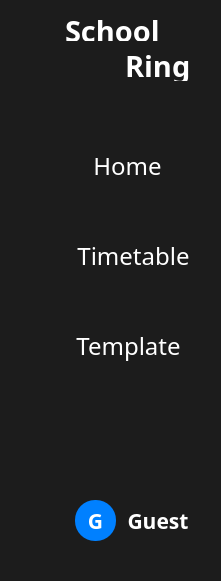
   <widget class="QFrame" name="menu">
    <property name="enabled">
     <bool>true</bool>
    </property>
    <property name="geometry">
     <rect>
      <x>-35</x>
      <y>0</y>
      <width>221</width>
      <height>581</height>
     </rect>
    </property>
    <property name="styleSheet">
     <string notr="true">border-radius: 18;
background-color: #1C1C1C
</string>
    </property>
    <property name="frameShape">
     <enum>QFrame::StyledPanel</enum>
    </property>
    <property name="frameShadow">
     <enum>QFrame::Raised</enum>
    </property>
    <widget class="QPushButton" name="login_button_cerkle">
     <property name="geometry">
      <rect>
       <x>75</x>
       <y>500</y>
       <width>41</width>
       <height>41</height>
      </rect>
     </property>
     <property name="font">
      <font>
       <family>Yandex Sans Text</family>
       <pointsize>16</pointsize>
       <weight>75</weight>
       <bold>true</bold>
      </font>
     </property>
     <property name="cursor">
      <cursorShape>PointingHandCursor</cursorShape>
     </property>
     <property name="styleSheet">
      <string notr="true">border-radius : 20; 
border : 0px solid white;
background-color: #0080ff;
color: white</string>
     </property>
     <property name="text">
      <string>G</string>
     </property>
    </widget>
    <widget class="QLabel" name="label_13">
     <property name="geometry">
      <rect>
       <x>65</x>
       <y>20</y>
       <width>96</width>
       <height>21</height>
      </rect>
     </property>
     <property name="font">
      <font>
       <family>Yandex Sans Text Bold</family>
       <pointsize>22</pointsize>
       <weight>75</weight>
       <bold>true</bold>
      </font>
     </property>
     <property name="styleSheet">
      <string notr="true">color: white;
background-color: #1C1C1C</string>
     </property>
     <property name="text">
      <string>School</string>
     </property>
    </widget>
    <widget class="QLabel" name="label_14">
     <property name="geometry">
      <rect>
       <x>125</x>
       <y>50</y>
       <width>66</width>
       <height>31</height>
      </rect>
     </property>
     <property name="font">
      <font>
       <family>Yandex Sans Text Bold</family>
       <pointsize>22</pointsize>
       <weight>75</weight>
       <bold>true</bold>
      </font>
     </property>
     <property name="styleSheet">
      <string notr="true">color: white;
background-color: #1C1C1C</string>
     </property>
     <property name="text">
      <string>Ring</string>
     </property>
    </widget>
    <widget class="QPushButton" name="login_button_text">
     <property name="geometry">
      <rect>
       <x>125</x>
       <y>510</y>
       <width>66</width>
       <height>21</height>
      </rect>
     </property>
     <property name="font">
      <font>
       <family>Yandex Sans Text</family>
       <pointsize>16</pointsize>
       <weight>75</weight>
       <italic>false</italic>
       <bold>true</bold>
      </font>
     </property>
     <property name="cursor">
      <cursorShape>PointingHandCursor</cursorShape>
     </property>
     <property name="styleSheet">
      <string notr="true">color: white</string>
     </property>
     <property name="text">
      <string>Guest</string>
     </property>
    </widget>
    <widget class="QWidget" name="layoutWidget">
     <property name="geometry">
      <rect>
       <x>70</x>
       <y>150</y>
       <width>92</width>
       <height>31</height>
      </rect>
     </property>
     <layout class="QHBoxLayout" name="horizontalLayout">
      <item>
       <widget class="QLabel" name="label_8">
        <property name="text">
         <string/>
        </property>
        <property name="pixmap">
         <pixmap>icons/main_window/home/home.png</pixmap>
        </property>
       </widget>
      </item>
      <item>
       <widget class="QPushButton" name="home_button">
        <property name="font">
         <font>
          <family>Yandex Sans Display Light</family>
          <pointsize>18</pointsize>
          <weight>50</weight>
          <italic>false</italic>
          <bold>false</bold>
         </font>
        </property>
        <property name="cursor">
         <cursorShape>PointingHandCursor</cursorShape>
        </property>
        <property name="styleSheet">
         <string notr="true">color: white</string>
        </property>
        <property name="text">
         <string>Home</string>
        </property>
       </widget>
      </item>
     </layout>
    </widget>
    <widget class="QWidget" name="layoutWidget">
     <property name="geometry">
      <rect>
       <x>60</x>
       <y>240</y>
       <width>130</width>
       <height>31</height>
      </rect>
     </property>
     <layout class="QHBoxLayout" name="horizontalLayout_2">
      <item>
       <widget class="QLabel" name="label_9">
        <property name="text">
         <string/>
        </property>
        <property name="pixmap">
         <pixmap>icons/main_window/home/timetable.png</pixmap>
        </property>
       </widget>
      </item>
      <item>
       <widget class="QPushButton" name="timetable_button">
        <property name="font">
         <font>
          <family>Yandex Sans Display Light</family>
          <pointsize>18</pointsize>
          <weight>50</weight>
          <italic>false</italic>
          <bold>false</bold>
         </font>
        </property>
        <property name="cursor">
         <cursorShape>PointingHandCursor</cursorShape>
        </property>
        <property name="styleSheet">
         <string notr="true">color: white</string>
        </property>
        <property name="text">
         <string>Timetable</string>
        </property>
       </widget>
      </item>
     </layout>
    </widget>
    <widget class="QWidget" name="layoutWidget">
     <property name="geometry">
      <rect>
       <x>60</x>
       <y>330</y>
       <width>121</width>
       <height>31</height>
      </rect>
     </property>
     <layout class="QHBoxLayout" name="horizontalLayout_3">
      <item>
       <widget class="QLabel" name="label_3">
        <property name="text">
         <string/>
        </property>
        <property name="pixmap">
         <pixmap>icons/main_window/home/template.png</pixmap>
        </property>
       </widget>
      </item>
      <item>
       <widget class="QPushButton" name="template_button">
        <property name="sizePolicy">
         <sizepolicy hsizetype="Fixed" vsizetype="Fixed">
          <horstretch>0</horstretch>
          <verstretch>0</verstretch>
         </sizepolicy>
        </property>
        <property name="font">
         <font>
          <family>Yandex Sans Display Light</family>
          <pointsize>18</pointsize>
          <weight>50</weight>
          <italic>false</italic>
          <bold>false</bold>
         </font>
        </property>
        <property name="cursor">
         <cursorShape>PointingHandCursor</cursorShape>
        </property>
        <property name="styleSheet">
         <string notr="true">color: white</string>
        </property>
        <property name="text">
         <string>Template</string>
        </property>
       </widget>
      </item>
     </layout>
    </widget>
   </widget>
